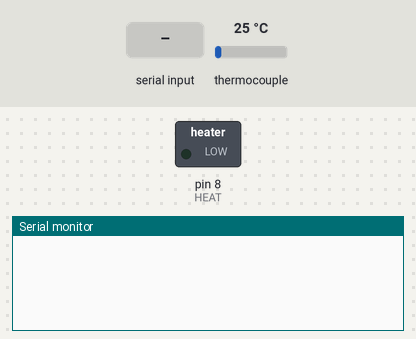
Bench run of a sketch on a simulated Arduino Uno, built with avr-gcc and run on an emulated ATmega328P. On the bench: switched loads named in the sketch (green lamp = pin HIGH), the last lines printed to the serial monitor. The inputs (shaded band) are chosen by the test bench; at power-on: thermocouple 25 °C.

Above: at 1.2 s.
1.3 s: "[getTEMP1]\n" received over Serial
At 2.3 s:
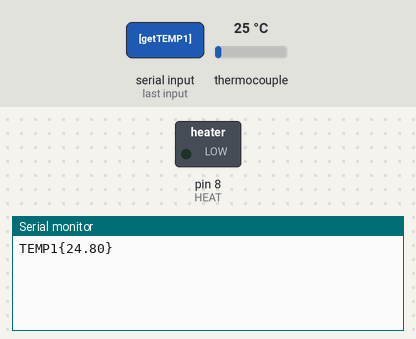
2.8 s: "[getHEAT]\n" received over Serial
At 3.4 s:
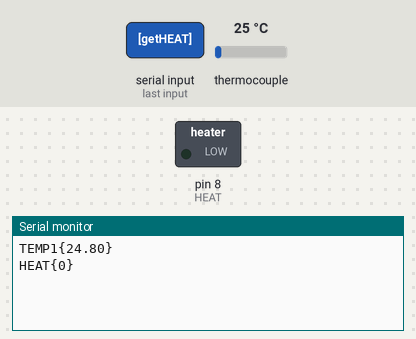
4.3 s: "[getTIME]\n" received over Serial
At 5.8 s:
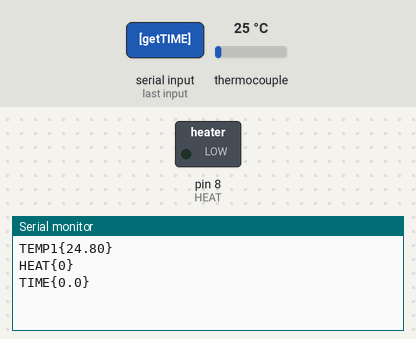

The sketch:

ard.ino
```cpp
#include <OneWire.h>
#include <DallasTemperature.h>
#include <max6675.h>
#include "points.h"

#define ONE_WIRE_BUS 2 //Heater temperature
#define HEAT 8   //Heater relay

OneWire oneWire(ONE_WIRE_BUS);
DallasTemperature sensors(&oneWire);
DeviceAddress heaterThermometer;

int thermoDO = 4;
int thermoCS = 5;
int thermoCLK = 6;
MAX6675 thermocouple(thermoCLK, thermoCS, thermoDO);

String message;
bool heater = false;
bool action = true; //true - heating   false - keeping
bool endSent = true;
double time = 0.0;
double targetTemp = 0.0;
double last = 0.0;
double lastContentTempReadValue = 0.0, lastContentTempReadTime = 0.0;
double lastRelayChange = 0.0;

void setup() {
  Serial.setTimeout(20);
  Serial.begin(9600);

  sensors.begin();
  sensors.getAddress(heaterThermometer, 0);
  sensors.setResolution(heaterThermometer, 9);

  pinMode(HEAT, OUTPUT);
}

double interpolate(double x, double pointsArray[][2], int size, bool extrapolate) {
  if (x <= 24)
    return 1.0;

  int i = 0;
  if (x >= pointsArray[size - 2][0])
    i = size - 2;
  else
    while (x > pointsArray[i + 1][0]) i++;

  double xL = pointsArray[i][0], yL = pointsArray[i][1], xR = pointsArray[i + 1][0], yR = pointsArray[i + 1][1];

  if (!extrapolate) {
    if (x < xL) yR = yL;
    if (x > xR) yL = yR;
  }

  double dydx = (yR - yL) / (xR - xL);
  return yL + dydx * (x - xL);
}

double getContentTemperature() {
  double t = lastContentTempReadValue;
  if(millis() - lastContentTempReadTime >= 1000){
    lastContentTempReadTime = millis();
    t = thermocouple.readCelsius();
    lastContentTempReadValue = t;
  }
  return t * interpolate(t, contentPoints, 47, true);
}

double getHeaterTemperature() {
  sensors.requestTemperatures();
  double t = sensors.getTempC(heaterThermometer);
  return t * interpolate(t, heaterPoints, 47, true);
}

void loop() {
  while (Serial.available()) {
    message = Serial.readStringUntil("\n");
    if (message.startsWith("[getTEMP1]")) {
      String resp = "TEMP1{" + String(getContentTemperature(), 2) + "}";
      Serial.println(resp);
    }
    else if (message.startsWith("[getTEMP2]")) {
      String resp = "TEMP2{" + String(getHeaterTemperature(), 2) + "}";
      Serial.println(resp);
    }
    else if (message.startsWith("[getHEAT]")) {
      String resp = "HEAT{" + String(heater) + "}";
      Serial.println(resp);
    }
    else if (message.startsWith("[getTIME]")) {
      String resp = "TIME{" + String(time, 1) + "}";
      Serial.println(resp);
    }
    else if (message.startsWith("[setTEMP]")) { //[setTEMP]{60.3}
      String val = message.substring(10, message.indexOf('}'));
      targetTemp = val.toDouble();
      action = true;
      endSent = false;
      Serial.println("COMM{OK}");
    }
    else if (message.startsWith("[STOP]")) {
      targetTemp = 0.0;
      time = 0.0;
      action = true;
      endSent = false;
      Serial.println("COMM{OK}");
    }
    else if (message.startsWith("[setTIME]")) { //[setTIME]{4569795}
      String val = message.substring(10, message.indexOf('}'));
      time = val.toDouble();
      endSent = false;
      action = false;
      Serial.println("COMM{OK}");
    }
    else {
      Serial.println("COMM{ERR}");
    }
  }

  if (millis() - last >= 1000 && !action) {
    last = millis();
    time--;
  }

  if (time <= 0.0 && !action) {
    time = 0.0;
    if (!endSent) {
      Serial.println("COMM{END}");
      endSent = true;
    }
  }

  if (getContentTemperature() < targetTemp && getHeaterTemperature() < targetTemp + 5.0) {
    heater = true;
  }
  else {
    heater = false;
    if (!endSent && action && getContentTemperature() >= targetTemp) {
      Serial.println("COMM{END}");
      endSent = true;
    }
  }

  if (millis() - lastRelayChange >= 2000) {
    lastRelayChange = millis();
    digitalWrite(HEAT, heater);
  }
}
```

points.h
```cpp
double contentPoints[47][2] = {
  { 26.25, 0.967 },
  { 26.5, 0.962 },
  { 26.75, 0.958 },
  { 27, 0.954 },
  { 27.25, 0.95 },
  { 27.75, 0.95 },
  { 28, 0.955 },
  { 28.25, 0.951 },
  { 28.75, 0.952 },
  { 29, 0.948 },
  { 29.5, 0.949 },
  { 29.75, 0.945 },
  { 30.25, 0.946 },
  { 30.5, 0.951 },
  { 30.75, 0.939 },
  { 31.25, 0.94 },
  { 32, 0.945 },
  { 32.5, 0.938 },
  { 33.25, 0.944 },
  { 33.75, 0.937 },
  { 34.25, 0.938 },
  { 35, 0.929 },
  { 35.75, 0.934 },
  { 36.75, 0.935 },
  { 37.5, 0.933 },
  { 38.25, 0.925 },
  { 39.5, 0.93 },
  { 40.5, 0.92 },
  { 42, 0.917 },
  { 43, 0.919 },
  { 44.75, 0.919 },
  { 46.25, 0.911 },
  { 48, 0.911 },
  { 49.75, 0.902 },
  { 52, 0.899 },
  { 54, 0.898 },
  { 56.25, 0.9 },
  { 59, 0.894 },
  { 61.75, 0.893 },
  { 65.5, 0.889 },
  { 69.5, 0.888 },
  { 73.75, 0.883 },
  { 78.5, 0.879 },
  { 84.75, 0.875 },
  { 92, 0.87 },
  { 100.25, 0.867 },
  { 112.25, 0.861 }
};

double heaterPoints[47][2] = {
  { 24.5, 1.046 },
  { 24.5, 1.051 },
  { 24.5, 1.036 },
  { 25, 1.055 },
  { 25, 1.05 },
  { 25, 1.035 },
  { 25.5, 1.049 },
  { 25.5, 1.054 },
  { 26, 1.063 },
  { 26, 1.058 },
  { 26.5, 1.047 },
  { 26.5, 1.047 },
  { 27, 1.056 },
  { 27.5, 1.059 },
  { 27.5, 1.059 },
  { 28, 1.063 },
  { 28.5, 1.061 },
  { 28.5, 1.061 },
  { 29, 1.065 },
  { 29.5, 1.068 },
  { 30, 1.063 },
  { 30.5, 1.07 },
  { 31, 1.073 },
  { 31.5, 1.079 },
  { 32, 1.082 },
  { 33, 1.091 },
  { 33.5, 1.082 },
  { 34.5, 1.091 },
  { 35, 1.093 },
  { 36, 1.094 },
  { 37, 1.105 },
  { 38, 1.109 },
  { 39, 1.112 },
  { 40.5, 1.117 },
  { 42, 1.128 },
  { 43, 1.122 },
  { 45, 1.136 },
  { 46.5, 1.121 },
  { 48.5, 1.134 },
  { 51, 1.137 },
  { 53.5, 1.145 },
  { 56.5, 1.148 },
  { 60, 1.165 },
  { 63.5, 1.163 },
  { 68, 1.176 },
  { 73.5, 1.182 },
  { 81, 1.193 }
};
```

Measured:
- after the input at 1.3 s, the serial monitor: prints a new line at once (image 1)
- after the input at 2.8 s, the serial monitor: prints a new line at once (image 2)
- after the input at 4.3 s, the serial monitor: prints a new line at once (image 3)
